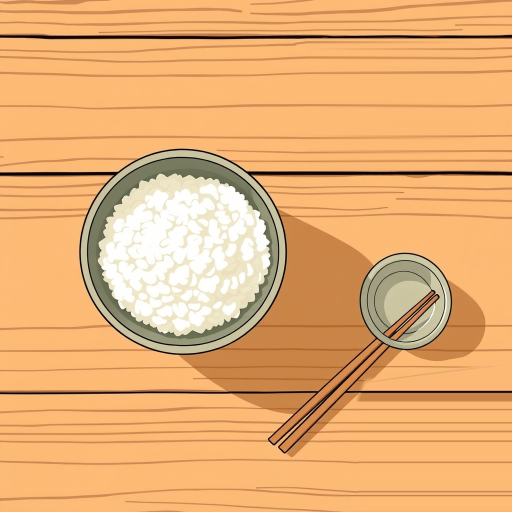
#> input picture scratch/production-smoke/video001/assets/shot-08-vb2.jpg, 1024 x 1024 px, found by its file name (shown at 1/2 size)
$ python test_source_block.py
#> lines starting #> are read from the running program, lines starting #| are printed output that depends on the picture; after the words box and inside, x2 and y2 are one past the last pixel; in counts of white or black regions, pixels touching at a corner belong together
from PIL import Image
import numpy as np

img = Image.open("scratch/production-smoke/video001/assets/shot-08-vb2.jpg")
#> img is the input picture: PIL image 1024x1024 RGB; mean R, G, B 231.1, 175, 116.9
arr = np.array(img).copy()

# ==========================================
# 1. ACTION 1: Remove Upper Small Bowl
# ==========================================
x_start = 615
x_end = 945
y_start = 76
y_end = 343

left_col = arr[y_start:y_end, x_start, :].astype(float)
#> left_col = 267 rows, first 8: [95, 65, 39], [231, 189, 149], [237, 187, 128], [247, 190, 121], [251, 191, 121], [251, 188, 119], [229, 163, 102], [203, 137, 77]
right_col = arr[y_start:y_end, x_end, :].astype(float)
#> right_col = 267 rows, first 8: [142, 102, 67], [186, 136, 87], [247, 188, 128], [251, 188, 121], [252, 187, 119], [253, 186, 116], [253, 186, 116], [254, 187, 117]
width = x_end - x_start
t = np.linspace(0.0, 1.0, width).reshape(1, width, 1)
arr[y_start:y_end, x_start:x_end, :] = np.clip(
    (1.0 - t) * left_col[:, np.newaxis, :] + t * right_col[:, np.newaxis, :],
    0, 255
).astype(np.uint8)
#> arr: shape (1024, 1024, 3); 6.63% of pixels changed, all inside (x1, y1, x2, y2) = (616, 76, 945, 343)

# ==========================================
# 2. ACTION 2: Remove White Paper Stack
# ==========================================
# Source block from clean left area: y = 715..1024, x = 30..330 (width = 300)
source_block = arr[715:1024, 30:330, :].copy().astype(float)
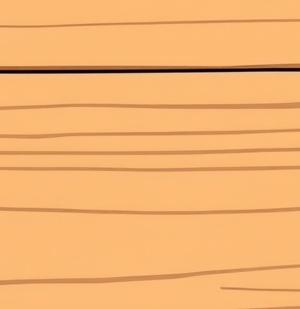
#> source_block: shape (309, 300, 3) float64; mean R, G, B 244.8, 179, 112.4
target_area = arr[715:1024, 724:1024, :].copy().astype(float)
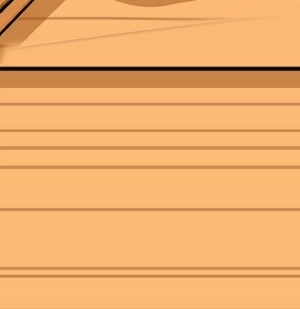
#> target_area: shape (309, 300, 3) float64; mean R, G, B 240.7, 175, 109.1

# We want to paste source_block into x = 724..1024
# Let's create an alpha mask for the feather blend at the left seam of target_area (x = 724):
# In target_area (width 300):
# Column 0 corresponds to x = 724, column 299 corresponds to x = 1023.
alpha = np.ones((1024 - 715, 300), dtype=float)

# Row-dependent feather start:
for y_idx, y in enumerate(range(715, 1024)):
    if y < 745:
        # Near chopstick: start feather at col 15..35 (x = 739..759)
        f_start = 12
        f_end = 30
    elif y < 770:
        f_start = 6
        f_end = 22
    else:
        # Plenty of space: start feather at col 0..18 (x = 724..742)
        f_start = 0
        f_end = 18

    alpha[y_idx, :f_start] = 0.0
    ramp = np.linspace(0.0, 1.0, f_end - f_start)
    alpha[y_idx, f_start:f_end] = ramp
    alpha[y_idx, f_end:] = 1.0

# Blend target_area
blended = (1.0 - alpha[:, :, np.newaxis]) * target_area + alpha[:, :, np.newaxis] * source_block

# Line 3 continuity check:
# Ensure Divider Line 3 at y = 782..787 runs straight across
for y in range(782, 788):
    y_idx = y - 715
    line_val = arr[y, 650, :]
    # Apply across whole row in target_area
    blended[y_idx, :, :] = line_val
#> this loop made 6 passes
#> line_val on passes 1 to 6: [214, 138, 78], [213, 139, 78], [212, 138, 77], [216, 142, 81], [214, 138, 78], [215, 139, 81]
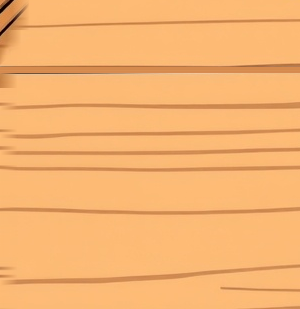
#> blended: shape (309, 300, 3) float64; mean R, G, B 246.3, 179.8, 112.7

arr[715:1024, 724:1024, :] = np.clip(blended, 0, 255).astype(np.uint8)
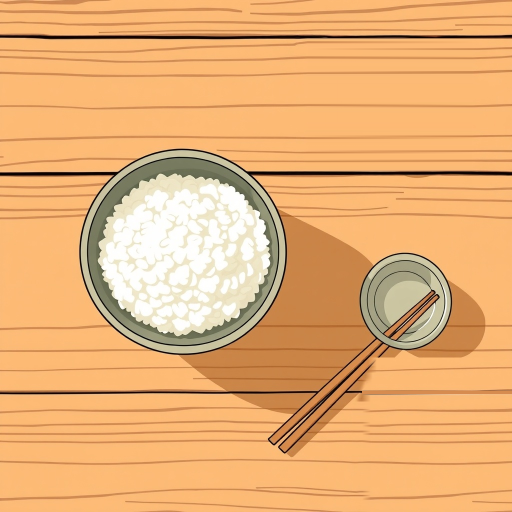
#> arr: shape (1024, 1024, 3) (shown at 1/2 size); mean R, G, B 231.6, 175.4, 117.2

# Check if there are any remaining paper pixels around x = 705..724 for y in 760..820
# Where the left corner of paper reached x=705
for y in range(760, 830):
    for x in range(705, 725):
        p = arr[y, x]
        # if white or paper border
        if np.mean(p) > 210 or (np.mean(p) < 60 and not (782 <= y <= 787)):
            # replace with clean wood from x=700
            arr[y, x, :] = arr[y, 700, :]
#> arr: shape (1024, 1024, 3); under 0.01% of pixels changed, all inside (x1, y1, x2, y2) = (705, 760, 715, 770)

res = Image.fromarray(arr)
# Crop the paper area to inspect
res.crop((600, 650, 1024, 1024)).save("scratch/crop_test_source_block_paper.jpg")
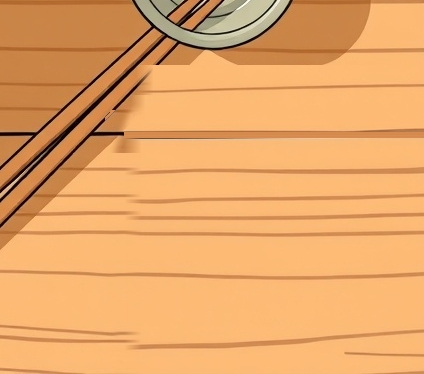
#> saved as crop_test_source_block_paper.jpg: PIL image 424x374 RGB; mean R, G, B 231.1, 166.7, 103.4
res.save("scratch/test_source_block_cleaned.jpg")
print("Saved crop_test_source_block_paper.jpg and test_source_block_cleaned.jpg")

$ run again, with scratch/production-smoke/video001/assets/shot-09-vb2.jpg copied over scratch/production-smoke/video001/assets/shot-08-vb2.jpg
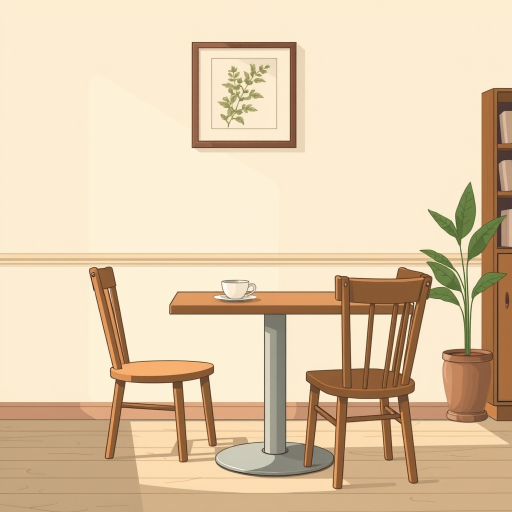
#> input picture scratch/production-smoke/video001/assets/shot-09-vb2.jpg, 1024 x 1024 px, found by its file name (shown at 1/2 size)
#> img is the input picture: PIL image 1024x1024 RGB; mean R, G, B 226, 203.2, 172.5
#> left_col = 267 rows, first 8: [253, 237, 211], [253, 237, 211], [253, 237, 211], [253, 237, 211], [253, 238, 209], [253, 238, 209], [253, 237, 211], [253, 237, 211]
#> right_col = 267 rows, first 8: [253, 237, 211], [252, 236, 210], [253, 237, 211], [252, 236, 210], [252, 236, 210], [253, 237, 211], [252, 236, 210], [252, 236, 210]
#> the loop `for y in range(782, 788):` made 6 passes
#> line_val on passes 1 to 6: [134, 91, 59], [129, 90, 61], [104, 70, 43], [125, 97, 73], [241, 219, 195], [254, 237, 211]
#> after the loop `for y in range(782, 788):`:
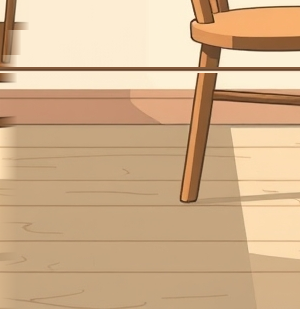
#> blended: shape (309, 300, 3) float64; mean R, G, B 209.2, 176.6, 140.3
#> `res.crop((600, 650, 1024, 1024)).save("scratch/crop_test_source_block_..`:
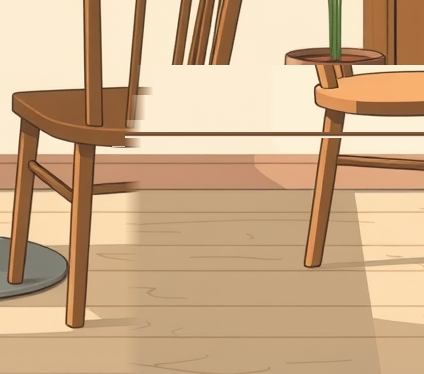
#> saved as crop_test_source_block_paper.jpg: PIL image 424x374 RGB; mean R, G, B 204, 171.8, 136.5
